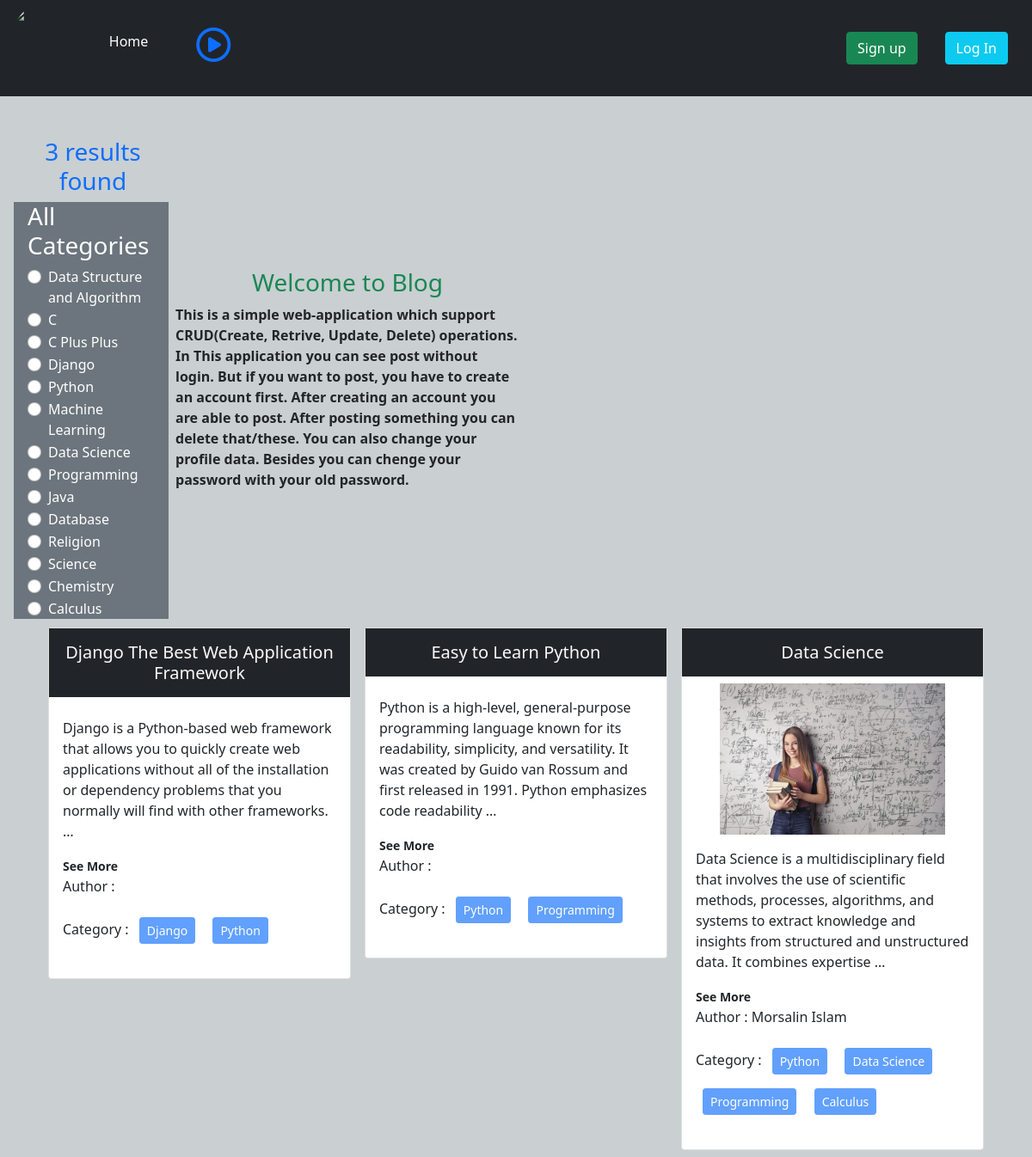
The page /category/python/ on the database its author committed.
### categories/models.py (models this page shows, shortened)
class Category(models.Model):
    name = models.CharField(max_length = 70)
    slug = models.SlugField(max_length = 1000, null = True, blank = True, unique = True)

### post/models.py (models this page shows, shortened)
class Post(models.Model):
    title = models.CharField(max_length = 50)
    content = models.TextField()
    category = models.ManyToManyField(Category)
    author = models.ForeignKey(User, on_delete = models.CASCADE)
    image = models.ImageField(upload_to='post/media/uploads/',blank= True, null = True)

### blog_project/views.py (the view, shortened to what this page needs)
# urls.py: path("", views.homepage,  name = 'homepage'),
def homepage(request, category_slug = None):
    data = Post.objects.all()
    status = False
    if category_slug is not None:
        category = Category.objects.get(slug = category_slug) # first time we we catch slug with category_slug
        data = Post.objects.filter(category = category) # then select that category with filter function
        status  = True
    categories = Category.objects.all()
    return render(request, "homepage.html", {"postData":data, 'categories': categories, "status": status, 'total': len(data)})

### Templates/homepage.html (shortened to what this page needs)
{% extends 'base.html' %}
{% block content %}
<div class = 'd-flex mt-5'>
  <div class ='col-2 ps-3 me-1'>
    {% if status == True %}
      <h3 class = "text-primary text-center">{{total}} results found</h3>
      {% endif %}
    <div class = ' bg-secondary px-3 me-1'>
      <h3 class = 'text-white'>All Categories</h3>
      {% for category in categories %}
      <div class="form-check">
        <input class="form-check-input"
        type="radio"
        name="category"
        id="{{category.name}}">
        <label class="form-check-label" for="{{category.name}}">
          <a class = "text-decoration-none  text-white" href="{% url 'category_wise_post' category.slug %}"> {{category.name}}</a>
        </label>
      </div>
      {% endfor %}
    </div>
  </div>
  <div class = "col-4 d-flex align-items-center">
    <div>
      <h3 class = 'text-success text-center'>Welcome to Blog</h3>
      <b>This is a simple web-application which support CRUD(Create, Retrive, Update, Delete) operations.
        In This application you can see post without login. But if you want to post, you have to create an account first. After creating an account you are able to post.  After posting something you can delete that/these. You can also change your profile data. Besides you can chenge your password with your old password.
      </b>
   </div>
    </div>
  <div class = 'col-5'>
    {% load static %}
  </div>
</div>
<div class="d-flex flex-wrap px-5 justify-content-center">
  {% for post in postData %}
  <div class="col-4">
    <div class="card m-2">
      <h5 class="card-title text-center text-light p-3 bg-dark">{{post.title}}</h5>
      {% if post.image %}
      <img src="{{post.image.url}}" class = 'w-75 m-auto' alt="">
      {% endif %}
      <div class="card-body">
        <p class="card-text">{{post.content | truncatewords:30}}</p>
          <a href="{% url 'post_details' post.id %}" class = 'text-decoration-none text-dark'><small><b>See More</b></small></a>
        <p>Author : {{post.author.first_name}} {{post.author.last_name}}</p>
        <p>
          Category : {% for cat in post.category.all %}
          <button class="btn btn-primary btn-sm m-2" disabled >{{cat.name}} </button>
          {% endfor %}
        </p>
      </div>
    </div>
  </div>
  {% endfor %}
</div>
{% endblock content %}

### rows shown on the page
Category: name "Data Structure and Algorithm"
Category: name "C"
Category: name "C Plus Plus"
Category: name "Django"
Category: name "Python"
Category: name "Machine Learning"
Category: name "Data Science"
Category: name "Programming"
Category: name "Java"
Category: name "Database"
Category: name "Religion"
Category: name "Science"
Category: name "Chemistry"
Category: name "Calculus"
Post: title "Django The Best Web Application Framework", content "Django is a Python-based web framework that allows you to quickly create web applications without all of the installation or dependency problems that you normally will find with other frameworks. …"
Post: title "Easy to Learn Python", content "Python is a high-level, general-purpose programming language known for its readability, simplicity, and versatility. It was created by Guido van Rossum and first released in 1991. Python emphasizes code readability …"
Post: title "Data Science", image (picture), content "Data Science is a multidisciplinary field that involves the use of scientific methods, processes, algorithms, and systems to extract knowledge and insights from structured and unstructured data. It combines expertise …", author.first_name "Morsalin", author.last_name "Islam"

### other values the page prints
{{ total }} "3"
